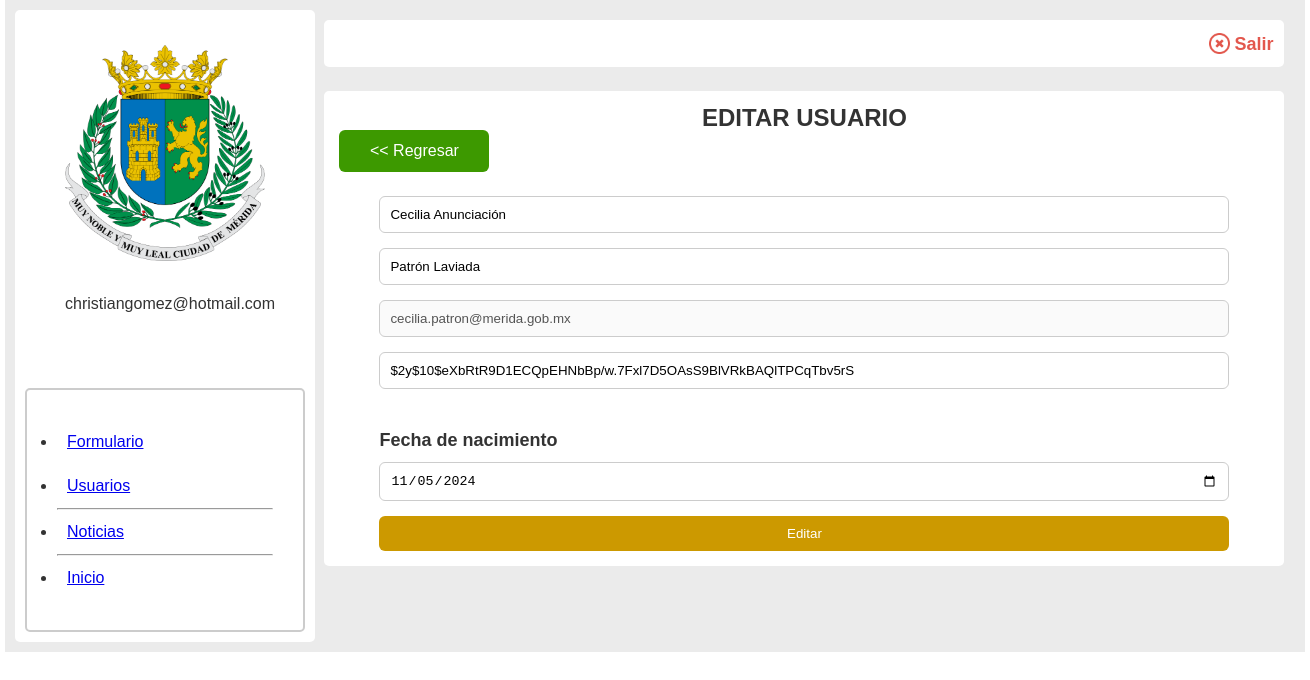
/editar_usuario.php?id=1 (signed in), run on the app's committed database.
### tables this page shows
CREATE TABLE `registro` (
  `id` int(11) NOT NULL,
  `nombre` varchar(25) DEFAULT NULL,
  `apellido` varchar(50) DEFAULT NULL,
  `correo` varchar(100) DEFAULT NULL,
  `contrasena` varchar(255) DEFAULT NULL,
  `fecha` date DEFAULT NULL,
  `pregunta` varchar(50) DEFAULT NULL,
  `respuesta` varchar(50) DEFAULT NULL,
  `rol` varchar(20) DEFAULT 'usuario'
);

### editar_usuario.php (the view, shortened to what this page needs)
<?php
$id = $_GET['id'];
?>
<!DOCTYPE html>
<html lang="en">
<head>
  <link rel="stylesheet" href="estilos.css">
</head>
<body>
  <div class="cont_padre_panel ancho">
    <?php
    include "menudashboard.php";
    ?>
    <?php
          require "conexion.php";
          $verusuario = "SELECT * FROM registro WHERE id = '$id'";
          $resultado = mysqli_query($conectar, $verusuario);
          $fila = $resultado -> fetch_array();
        ?>
    <div class="cont_panel_derecho">
      <div class="cont_panel_derecho_hijo1">
        <div class="elemento_salir">
          <img src="imagenes/cancelar.png" class="img_cancelar" >
          <a href="salir.php" class="salir">Salir</a>
        </div>
      </div>
      <br>
      <div class="cont_panel_derecho_hijo2">
        <h2 class="titulo_panel"> EDITAR USUARIO</h2>
        <a href="dashboard_usuarios.php" class="btn_rojo2"><< Regresar</a>
        <br><br>
        <form action="guardar_usuarios_editar.php" method="post" class="form_crear_usuario">
          <input type="text" name="nombre" class="elemento_inp2" placeholder="Nombre(s)" required value="<?php echo $fila['nombre'];?>">
          <br>
          <input type="text" name="apellido" class="elemento_inp2" placeholder="Apellido" required value="<?php echo $fila['apellido'];?>">
          <br>
          <input type="text"  class="elemento_inp2" placeholder="Correo electronico" required value="<?php echo $fila['correo'];?>" disabled>
          <br>
          <input type="text" name="contrasena" class="elemento_inp2" placeholder="Contraseña" required value="<?php echo $fila['contrasena'];?>">
          <br><br>
          <p class="texto_fecha">Fecha de nacimiento</p>
          <input type="date" name="fecha" class="elemento_inp2" value="<?php echo $fila['fecha'];?>">
          <br>
          <button class="btn_amarillo2">Editar</button>
       </form>
      </div>
  </div>
</body>
</html>

### estilos.css (style rules this page uses)
* { box-sizing: border-box; margin: 0; padding: 0; }
body { font-family: Arial, Helvetica, sans-serif; height: 100vh; font-size: 16px; line-height: 24px; color: #333; }
:root { --color1: #001dbe; --color2: #bebebe; }
.ancho { width: 1300px; margin: auto; }
.elemento_inp2 { padding: 10px; width: 850px; margin-bottom: 15px; border-radius: 6px; border: 0; border: 1px #ccc solid; }
.btn_rojo2 { width: 150px; padding: 9px 15px; background-color: #3d9900; color: white; border: 0; border-radius: 6px; text-decoration: none; display: inline-block; text-align: center; }
.btn_amarillo2 { width: 850px; padding: 10px 10px; background-color: #CC9900; color: white; text-align: center ; border: 0; border-radius: 6px; margin: auto; text-decoration: none; display: inline-block; margin: auto; }
.texto_fecha { font-weight: bold; font-size: 18px; margin-bottom: 10px; }
.cont_padre_panel { padding: 10px; background-color: #ebebeb; }
.cont_panel_derecho { width: 960px; display: inline-block; vertical-align: top; padding: 5px; }
.cont_panel_derecho_hijo1 { padding: 10px; text-align: right; border-radius: 5px; margin-top: 5px; background-color: white; width: 960px; }
.cont_panel_derecho_hijo2 { background-color: white; border-radius: 5px; padding: 15px; width: 960px; }
.titulo_panel { text-align: center; }
.form_crear_usuario { width: 850px; margin: auto; }
.elemento_salir { padding: 1px; }
.salir { display: inline-block; text-decoration: none; color: #e3574d; font-size: 18px; font-weight: bold; vertical-align: middle; }
.img_cancelar { width: 21px; display: inline-block; vertical-align: middle; }

### data on the page
registro: nombre "Cecilia Anunciación", apellido "Patrón Laviada", correo "cecilia.patron@merida.gob.mx", contrasena "$2y$10$eXbRtR9D1ECQpEHNbBp/w.7Fxl7D5OAsS9BlVRkBAQlTPCqTbv5rS", fecha "11/05/2024"

### other printed values
$usuario "christiangomez@hotmail.com"
